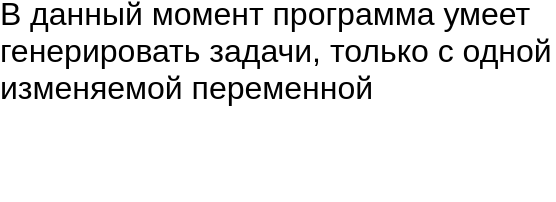
<?xml version="1.0" encoding="UTF-8"?>
<ui version="4.0">
 <class>Form</class>
 <widget class="QWidget" name="Form">
  <property name="geometry">
   <rect>
    <x>0</x>
    <y>0</y>
    <width>556</width>
    <height>202</height>
   </rect>
  </property>
  <property name="windowTitle">
   <string>Form</string>
  </property>
  <widget class="QTextBrowser" name="textBrowser">
   <property name="geometry">
    <rect>
     <x>-5</x>
     <y>-9</y>
     <width>581</width>
     <height>251</height>
    </rect>
   </property>
   <property name="html">
    <string>&lt;!DOCTYPE HTML PUBLIC &quot;-//W3C//DTD HTML 4.0//EN&quot; &quot;http://www.w3.org/TR/REC-html40/strict.dtd&quot;&gt;
&lt;html&gt;&lt;head&gt;&lt;meta name=&quot;qrichtext&quot; content=&quot;1&quot; /&gt;&lt;style type=&quot;text/css&quot;&gt;
p, li { white-space: pre-wrap; }
&lt;/style&gt;&lt;/head&gt;&lt;body style=&quot; font-family:'MS Shell Dlg 2'; font-size:7.8pt; font-weight:400; font-style:normal;&quot;&gt;
&lt;p style=&quot; margin-top:0px; margin-bottom:0px; margin-left:0px; margin-right:0px; -qt-block-indent:0; text-indent:0px;&quot;&gt;&lt;span style=&quot; font-family:'.AppleSystemUIFont'; font-size:24pt;&quot;&gt;В данный момент программа умеет генерировать задачи, только с одной изменяемой переменной&lt;/span&gt;&lt;/p&gt;&lt;/body&gt;&lt;/html&gt;</string>
   </property>
  </widget>
 </widget>
 <resources/>
 <connections/>
</ui>
